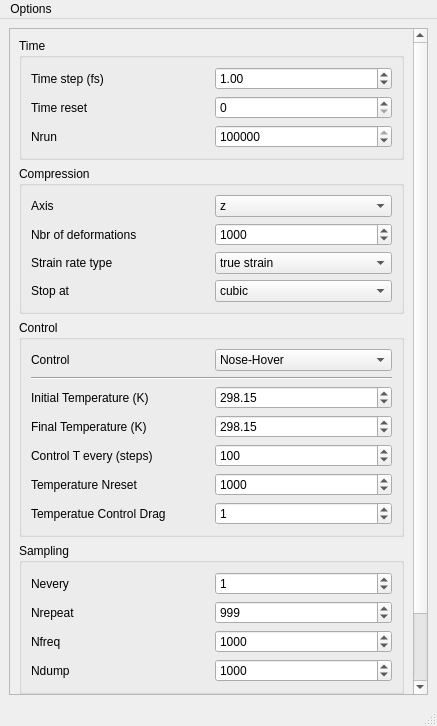
<?xml version="1.0" encoding="UTF-8"?>
<ui version="4.0">
 <class>MainWindow</class>
 <widget class="QMainWindow" name="MainWindow">
  <property name="geometry">
   <rect>
    <x>0</x>
    <y>0</y>
    <width>437</width>
    <height>726</height>
   </rect>
  </property>
  <property name="windowTitle">
   <string>MainWindow</string>
  </property>
  <widget class="QWidget" name="centralwidget">
   <layout class="QVBoxLayout" name="verticalLayout_5">
    <item>
     <widget class="QScrollArea" name="scrollArea">
      <property name="widgetResizable">
       <bool>true</bool>
      </property>
      <widget class="QWidget" name="scrollAreaWidgetContents">
       <property name="geometry">
        <rect>
         <x>0</x>
         <y>0</y>
         <width>403</width>
         <height>848</height>
        </rect>
       </property>
       <layout class="QVBoxLayout" name="verticalLayout_6">
        <item>
         <widget class="QGroupBox" name="groupBox">
          <property name="title">
           <string>Time</string>
          </property>
          <property name="checkable">
           <bool>false</bool>
          </property>
          <layout class="QVBoxLayout" name="verticalLayout">
           <item>
            <layout class="QHBoxLayout" name="horizontalLayout_12">
             <item>
              <widget class="QLabel" name="label_12">
               <property name="text">
                <string>Time step (fs)</string>
               </property>
              </widget>
             </item>
             <item>
              <widget class="QDoubleSpinBox" name="spinbox_timestep">
               <property name="value">
                <double>1.000000000000000</double>
               </property>
              </widget>
             </item>
            </layout>
           </item>
           <item>
            <layout class="QHBoxLayout" name="horizontalLayout_14">
             <item>
              <widget class="QLabel" name="label_14">
               <property name="text">
                <string>Time reset</string>
               </property>
              </widget>
             </item>
             <item>
              <widget class="QSpinBox" name="spinbox_timereset"/>
             </item>
            </layout>
           </item>
           <item>
            <layout class="QHBoxLayout" name="horizontalLayout_13">
             <item>
              <widget class="QLabel" name="label_13">
               <property name="text">
                <string>Nrun</string>
               </property>
              </widget>
             </item>
             <item>
              <widget class="QSpinBox" name="spinbox_nrun">
               <property name="maximum">
                <number>99999999</number>
               </property>
               <property name="value">
                <number>100000</number>
               </property>
              </widget>
             </item>
            </layout>
           </item>
          </layout>
         </widget>
        </item>
        <item>
         <widget class="QGroupBox" name="groupBox_5">
          <property name="title">
           <string>Compression</string>
          </property>
          <property name="checkable">
           <bool>false</bool>
          </property>
          <layout class="QVBoxLayout" name="verticalLayout_7">
           <item>
            <layout class="QHBoxLayout" name="horizontalLayout_16">
             <item>
              <widget class="QLabel" name="label_16">
               <property name="text">
                <string>Axis</string>
               </property>
              </widget>
             </item>
             <item>
              <widget class="QComboBox" name="combobox_axis">
               <item>
                <property name="text">
                 <string>z</string>
                </property>
               </item>
               <item>
                <property name="text">
                 <string>x</string>
                </property>
               </item>
               <item>
                <property name="text">
                 <string>y</string>
                </property>
               </item>
              </widget>
             </item>
            </layout>
           </item>
           <item>
            <layout class="QHBoxLayout" name="horizontalLayout_17">
             <item>
              <widget class="QLabel" name="label_17">
               <property name="text">
                <string>Nbr of deformations</string>
               </property>
              </widget>
             </item>
             <item>
              <widget class="QSpinBox" name="spinbox_ndeformations">
               <property name="maximum">
                <number>99999999</number>
               </property>
               <property name="value">
                <number>1000</number>
               </property>
              </widget>
             </item>
            </layout>
           </item>
           <item>
            <layout class="QHBoxLayout" name="horizontalLayout_18">
             <item>
              <widget class="QLabel" name="label_18">
               <property name="text">
                <string>Strain rate type</string>
               </property>
              </widget>
             </item>
             <item>
              <widget class="QComboBox" name="combobox_strainratetype">
               <item>
                <property name="text">
                 <string>true strain</string>
                </property>
               </item>
               <item>
                <property name="text">
                 <string>engineering rate</string>
                </property>
               </item>
              </widget>
             </item>
            </layout>
           </item>
           <item>
            <layout class="QHBoxLayout" name="horizontalLayout_21">
             <item>
              <widget class="QLabel" name="label_20">
               <property name="text">
                <string>Stop at</string>
               </property>
              </widget>
             </item>
             <item>
              <widget class="QComboBox" name="combobox_stopat">
               <item>
                <property name="text">
                 <string>cubic</string>
                </property>
               </item>
               <item>
                <property name="text">
                 <string>explicit</string>
                </property>
               </item>
              </widget>
             </item>
            </layout>
           </item>
          </layout>
         </widget>
        </item>
        <item>
         <widget class="QGroupBox" name="groupBox_2">
          <property name="title">
           <string>Control</string>
          </property>
          <property name="checkable">
           <bool>false</bool>
          </property>
          <layout class="QVBoxLayout" name="verticalLayout_2">
           <item>
            <layout class="QHBoxLayout" name="horizontalLayout_4">
             <item>
              <widget class="QLabel" name="label_4">
               <property name="text">
                <string>Control</string>
               </property>
              </widget>
             </item>
             <item>
              <widget class="QComboBox" name="combobox_control">
               <item>
                <property name="text">
                 <string>Nose-Hover</string>
                </property>
               </item>
              </widget>
             </item>
            </layout>
           </item>
           <item>
            <widget class="Line" name="line">
             <property name="orientation">
              <enum>Qt::Horizontal</enum>
             </property>
            </widget>
           </item>
           <item>
            <layout class="QHBoxLayout" name="horizontalLayout">
             <item>
              <widget class="QLabel" name="label">
               <property name="text">
                <string>Initial Temperature (K)</string>
               </property>
              </widget>
             </item>
             <item>
              <widget class="QDoubleSpinBox" name="spinbox_initialtemperature">
               <property name="maximum">
                <double>99999999.000000000000000</double>
               </property>
               <property name="value">
                <double>298.149999999999977</double>
               </property>
              </widget>
             </item>
            </layout>
           </item>
           <item>
            <layout class="QHBoxLayout" name="horizontalLayout_2">
             <item>
              <widget class="QLabel" name="label_2">
               <property name="text">
                <string>Final Temperature (K)</string>
               </property>
              </widget>
             </item>
             <item>
              <widget class="QDoubleSpinBox" name="spinbox_finaltemperature">
               <property name="maximum">
                <double>99999999.000000000000000</double>
               </property>
               <property name="value">
                <double>298.149999999999977</double>
               </property>
              </widget>
             </item>
            </layout>
           </item>
           <item>
            <layout class="QHBoxLayout" name="horizontalLayout_5">
             <item>
              <widget class="QLabel" name="label_5">
               <property name="text">
                <string>Control T every (steps)</string>
               </property>
              </widget>
             </item>
             <item>
              <widget class="QSpinBox" name="spinbox_controltevery">
               <property name="maximum">
                <number>99999999</number>
               </property>
               <property name="value">
                <number>100</number>
               </property>
              </widget>
             </item>
            </layout>
           </item>
           <item>
            <layout class="QHBoxLayout" name="horizontalLayout_8">
             <item>
              <widget class="QLabel" name="label_8">
               <property name="text">
                <string>Temperature Nreset</string>
               </property>
              </widget>
             </item>
             <item>
              <widget class="QSpinBox" name="spinbox_temperaturenreset">
               <property name="maximum">
                <number>99999999</number>
               </property>
               <property name="value">
                <number>1000</number>
               </property>
              </widget>
             </item>
            </layout>
           </item>
           <item>
            <layout class="QHBoxLayout" name="horizontalLayout_6">
             <item>
              <widget class="QLabel" name="label_6">
               <property name="text">
                <string>Temperatue Control Drag</string>
               </property>
              </widget>
             </item>
             <item>
              <widget class="QSpinBox" name="spinbox_temperaturecontroldrag">
               <property name="value">
                <number>1</number>
               </property>
              </widget>
             </item>
            </layout>
           </item>
          </layout>
         </widget>
        </item>
        <item>
         <widget class="QGroupBox" name="groupBox_3">
          <property name="title">
           <string>Sampling</string>
          </property>
          <property name="flat">
           <bool>false</bool>
          </property>
          <property name="checkable">
           <bool>false</bool>
          </property>
          <layout class="QVBoxLayout" name="verticalLayout_3">
           <item>
            <layout class="QHBoxLayout" name="horizontalLayout_7">
             <item>
              <widget class="QLabel" name="label_7">
               <property name="text">
                <string>Nevery</string>
               </property>
              </widget>
             </item>
             <item>
              <widget class="QSpinBox" name="spinbox_nevery">
               <property name="maximum">
                <number>99999999</number>
               </property>
               <property name="value">
                <number>1</number>
               </property>
              </widget>
             </item>
            </layout>
           </item>
           <item>
            <layout class="QHBoxLayout" name="horizontalLayout_10">
             <item>
              <widget class="QLabel" name="label_10">
               <property name="text">
                <string>Nrepeat</string>
               </property>
              </widget>
             </item>
             <item>
              <widget class="QSpinBox" name="spinbox_nrepeat">
               <property name="maximum">
                <number>99999999</number>
               </property>
               <property name="value">
                <number>999</number>
               </property>
              </widget>
             </item>
            </layout>
           </item>
           <item>
            <layout class="QHBoxLayout" name="horizontalLayout_9">
             <item>
              <widget class="QLabel" name="label_9">
               <property name="text">
                <string>Nfreq</string>
               </property>
              </widget>
             </item>
             <item>
              <widget class="QSpinBox" name="spinbox_nfreq">
               <property name="maximum">
                <number>99999999</number>
               </property>
               <property name="value">
                <number>1000</number>
               </property>
              </widget>
             </item>
            </layout>
           </item>
           <item>
            <layout class="QHBoxLayout" name="horizontalLayout_11">
             <item>
              <widget class="QLabel" name="label_11">
               <property name="text">
                <string>Ndump</string>
               </property>
              </widget>
             </item>
             <item>
              <widget class="QSpinBox" name="spinbox_ndump">
               <property name="maximum">
                <number>99999999</number>
               </property>
               <property name="value">
                <number>1000</number>
               </property>
              </widget>
             </item>
            </layout>
           </item>
          </layout>
         </widget>
        </item>
        <item>
         <widget class="QGroupBox" name="groupBox_4">
          <property name="title">
           <string>Dump</string>
          </property>
          <property name="flat">
           <bool>false</bool>
          </property>
          <property name="checkable">
           <bool>false</bool>
          </property>
          <layout class="QVBoxLayout" name="verticalLayout_4">
           <item>
            <layout class="QHBoxLayout" name="horizontalLayout_15">
             <item>
              <widget class="QLabel" name="label_15">
               <property name="text">
                <string>Properties</string>
               </property>
              </widget>
             </item>
             <item>
              <widget class="QLineEdit" name="lineedit_properties">
               <property name="text">
                <string>id mol type x y z ix iy iz vx vy vz fx fy fz</string>
               </property>
              </widget>
             </item>
            </layout>
           </item>
          </layout>
         </widget>
        </item>
       </layout>
      </widget>
     </widget>
    </item>
   </layout>
  </widget>
  <widget class="QMenuBar" name="menubar">
   <property name="geometry">
    <rect>
     <x>0</x>
     <y>0</y>
     <width>437</width>
     <height>22</height>
    </rect>
   </property>
   <widget class="QMenu" name="menuOptions">
    <property name="title">
     <string>Options</string>
    </property>
    <addaction name="actionDefaults"/>
    <addaction name="separator"/>
    <addaction name="actionSave"/>
    <addaction name="actionLoad"/>
   </widget>
   <addaction name="menuOptions"/>
  </widget>
  <widget class="QStatusBar" name="statusbar"/>
  <action name="actionDefaults">
   <property name="text">
    <string>Defaults</string>
   </property>
  </action>
  <action name="actionLoad">
   <property name="text">
    <string>Load...</string>
   </property>
  </action>
  <action name="actionSave">
   <property name="text">
    <string>Save...</string>
   </property>
  </action>
 </widget>
 <resources/>
 <connections/>
</ui>
